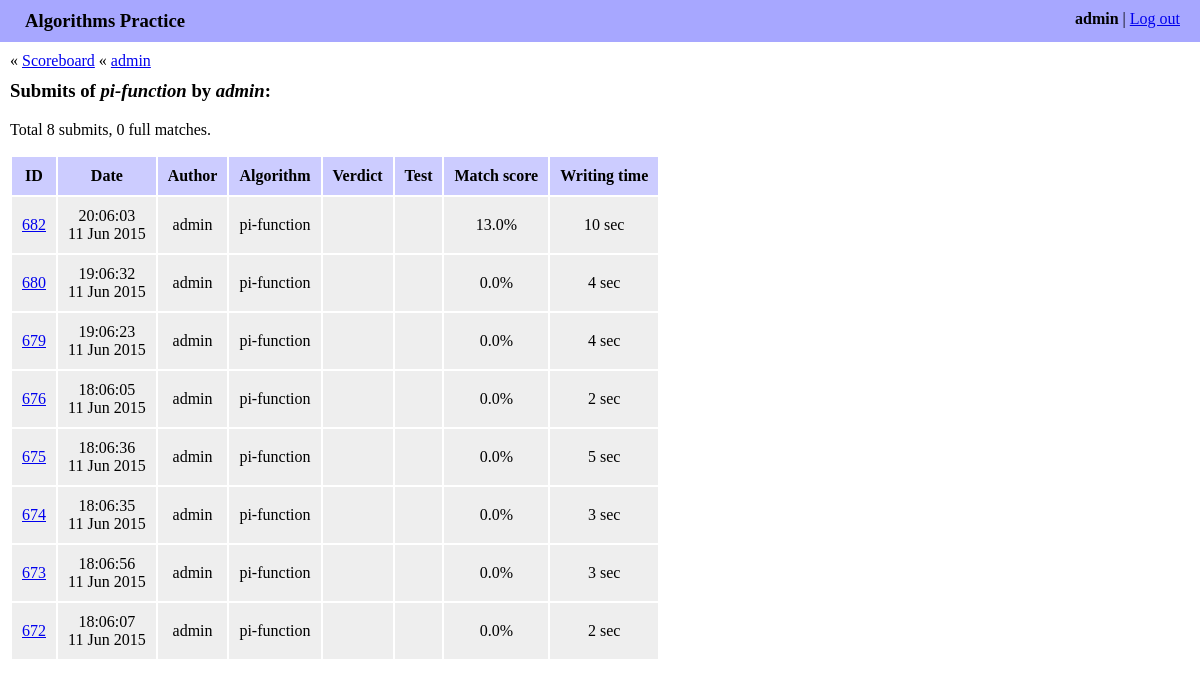
/history/admin/pi-function/ (signed in), run on an earlier commit of the app's database.
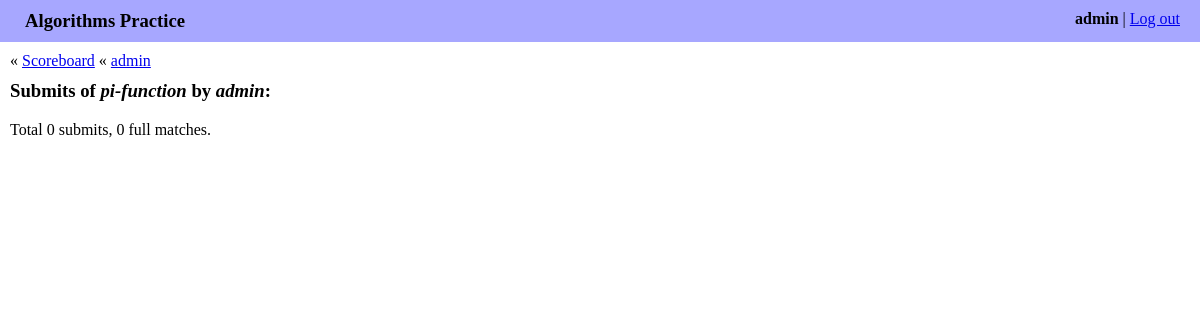
And on a later commit of the database.
### algo/models.py (models this page shows, shortened)
class Submit(models.Model):
    algorithm = models.ForeignKey(Algorithm)
    author = models.ForeignKey(User)
    date = models.DateTimeField(auto_now_add=True)
    elapsed_seconds = models.IntegerField()
    source_code = models.TextField()
    score = models.FloatField()
    judge_submit_date = models.DateTimeField(blank=True, null=True)
    judge_verdict = models.CharField(blank=True, max_length=255)
    judge_test = models.IntegerField(blank=True, null=True)
    judge_comment = models.TextField(blank=True)
    awaiting_for_verdict = models.BooleanField()
    def get_verdict_type(self):
        try:
            return JUDGE_VERDICTS[self.judge_verdict][1]
        except KeyError:
            return 'unknown'
    def get_verdict_kind(self):
        verdict_type = self.get_verdict_type()
        if verdict_type == 'rejected':
            return 'bad'
        if verdict_type == 'accepted':
            return 'good'
        return 'unknown'
    def is_scores_visible(self):
        return not self.judge_verdict or self.get_verdict_kind() == 'good'
    EPS = 1e-7

class Algorithm(models.Model):
    name = models.CharField(max_length=255)
    slug = models.SlugField(max_length=60)
    language = models.ForeignKey(Language)
    source_code = models.TextField()
    judge_space_id = models.IntegerField(blank=True, null=True)
    judge_problem_id = models.IntegerField(blank=True, null=True)
    def __str__(self):
        return self.name

### algo/views.py (the view)
# urls.py: url(r'^history/(?P<author_username>[\w-]+)/$',
@login_required
def history(request, author_username, algorithm_slug=None):
    author = get_object_or_404(User, username=author_username)
    if algorithm_slug is not None:
        algorithm = get_object_or_404(Algorithm, slug=algorithm_slug)
        submits = Submit.objects.filter(author=author, algorithm=algorithm)
    else:
        algorithm = None
        submits = Submit.objects.filter(author=author)
    submits = submits.order_by('-pk')
    full_matches_count = sum(1 for item in submits
                             if abs(item.score - 100) < Submit.EPS)
    return render(request, 'algo/history.html', {
        'algorithm': algorithm,
        'author': author,
        'full_matches_count': full_matches_count,
        'submits': submits,
    })

### algo/templates/algo/history.html (shortened to what this page needs)
{% extends "algo/base.html" %}
{% load staticfiles %}
{% block content %}
<div class="navigation_box">
    &laquo; <a href="{% url 'algo:index' %}">Scoreboard</a>
    {% if algorithm %}
    &laquo; <a href="{% url 'algo:history' author_username=author.username %}">
        {{ author.username }}
    </a>
    {% endif %}
</div>
<h3>
    Submits
    {% if algorithm %}
    of <i>{{ algorithm.name }}</i>
    {% endif %}
    by <i>{{ author.username }}</i>:
</h3>
<p>
    Total {{ submits|length }} submit{{ submits|length|pluralize }},
    {{ full_matches_count }} full match{{ full_matches_count|pluralize:"es" }}.
</p>
{% if submits %}
<table class="history_table">
    <thead>
        <th>ID</th>
        <th>Date</th>
        <th>Author</th>
        <th>Algorithm</th>
        <th>Verdict</th>
        <th>Test</th>
        <th>Match score</th>
        <th>Writing time</th>
    </thead>
    <tbody>
        {% for submit in submits %}
        <tr>
            <td>
                <a href="{% url 'algo:show_submit' submit.author.username submit.algorithm.slug submit.id %}">
                    {{ submit.id }}
                </a>
            </td>
            <td>
                {{ submit.date|date:"H:m:s" }}<br />
                {{ submit.date|date:"d M Y" }}
            </td>
            <td>{{ submit.author }}</td>
            <td>{{ submit.algorithm }}</td>
            <td>
            </td>
            <td>
            </td>
            <td>
                {% if submit.is_scores_visible %}
                {{ submit.score|floatformat:1 }}%
                {% endif %}
            </td>
            <td>{{ submit.elapsed_seconds }} sec</td>
        </tr>
        {% endfor %}
    </tbody>
</table>
{% endif %}
{% endblock %}

What changed in the data, as far as the page shows it:
removed Submit: id "682", date "20:06:03", date "11 Jun 2015", author "admin", algorithm "pi-function", score "13.0", elapsed_seconds "10"
removed Submit: id "680", date "19:06:32", date "11 Jun 2015", author "admin", algorithm "pi-function", score "0.0", elapsed_seconds "4"
removed Submit: id "679", date "19:06:23", date "11 Jun 2015", author "admin", algorithm "pi-function", score "0.0", elapsed_seconds "4"
removed Submit: id "676", date "18:06:05", date "11 Jun 2015", author "admin", algorithm "pi-function", score "0.0", elapsed_seconds "2"
removed Submit: id "675", date "18:06:36", date "11 Jun 2015", author "admin", algorithm "pi-function", score "0.0", elapsed_seconds "5"
removed Submit: id "674", date "18:06:35", date "11 Jun 2015", author "admin", algorithm "pi-function", score "0.0", elapsed_seconds "3"
removed Submit: id "673", date "18:06:56", date "11 Jun 2015", author "admin", algorithm "pi-function", score "0.0", elapsed_seconds "3"
removed Submit: id "672", date "18:06:07", date "11 Jun 2015", author "admin", algorithm "pi-function", score "0.0", elapsed_seconds "2"
Also different on the page:
{{ submits|length }}: "8" → "0"
text no longer shown: "ID Date Author Algorithm Verdict Test Match score Writing time"
